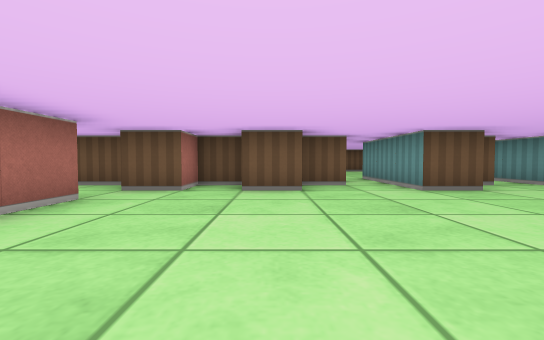
View 1 (above)

16 first-person views from a walk through a cub3D maze. The camera is about half as high as the walls, tilts 2° down and sees 90° across. The floor is counted in squares. Each view is taken from the middle of a square. On the plan, view 1 faces up. The plan holds only what a view shows up to about 9 squares ahead; the rest is blank.

View 2
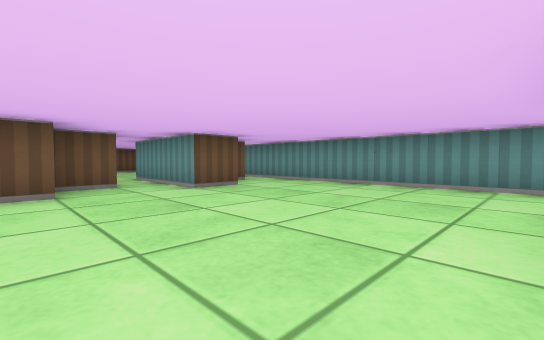

View 3
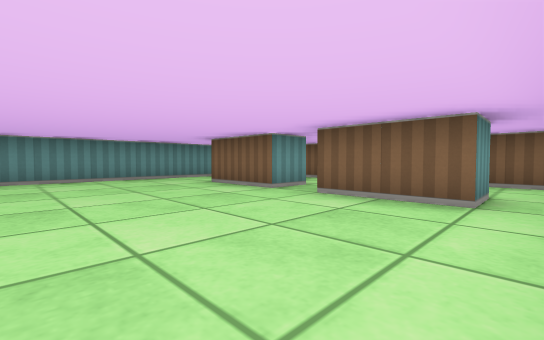

View 4
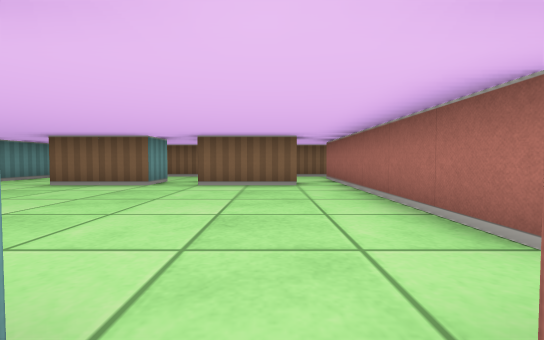

View 5
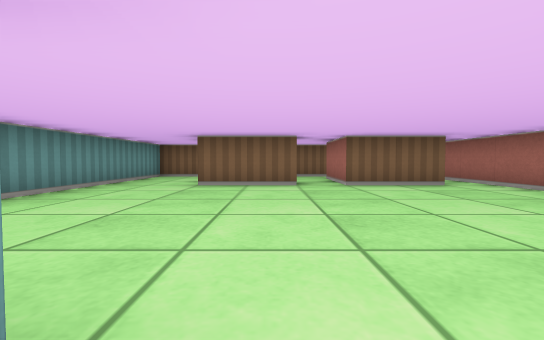

View 6
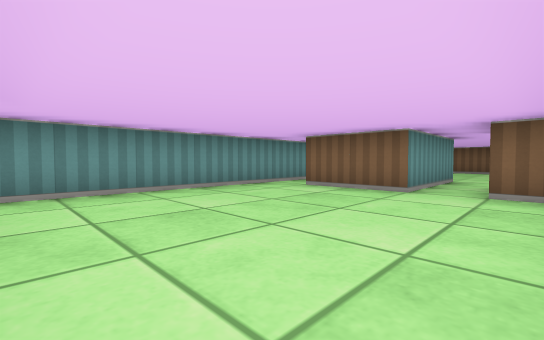

View 7
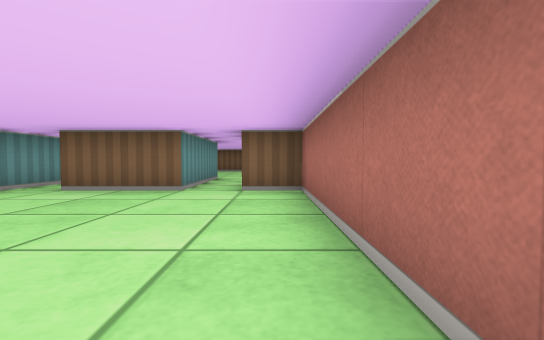

View 8
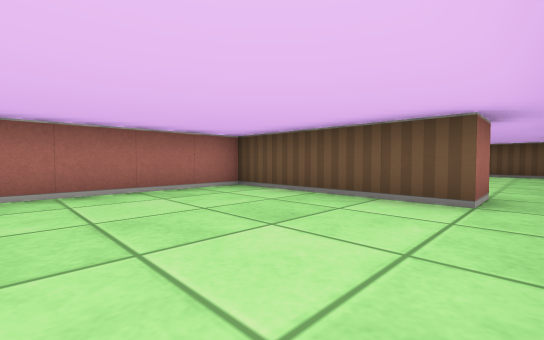

View 9
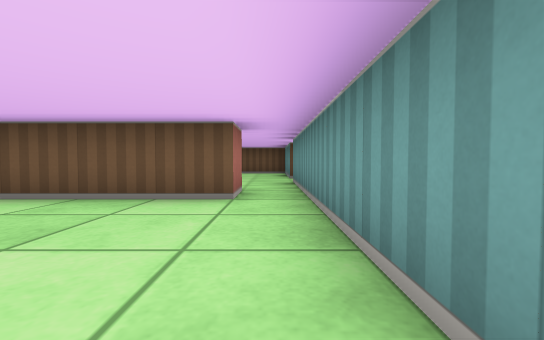

View 10
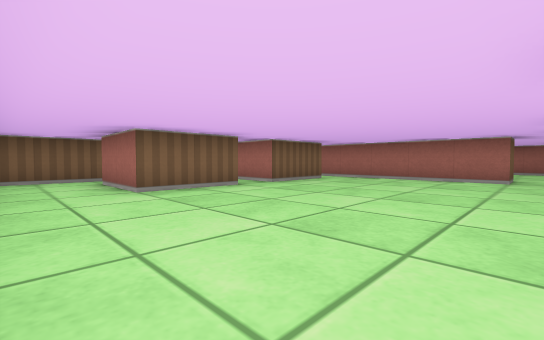

View 11
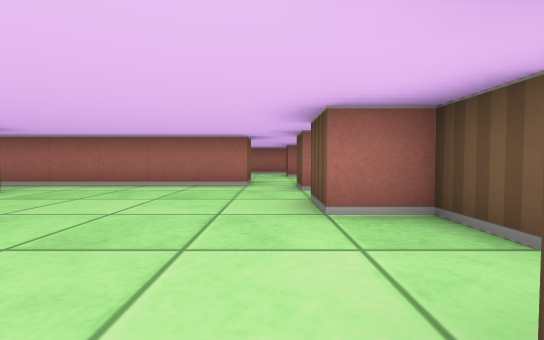

View 12
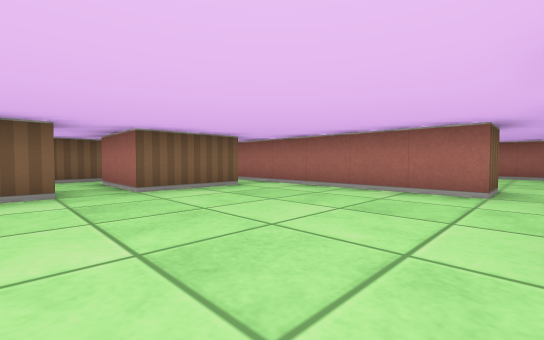

View 13
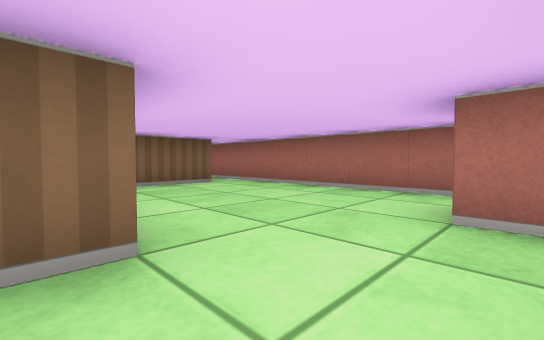

View 14
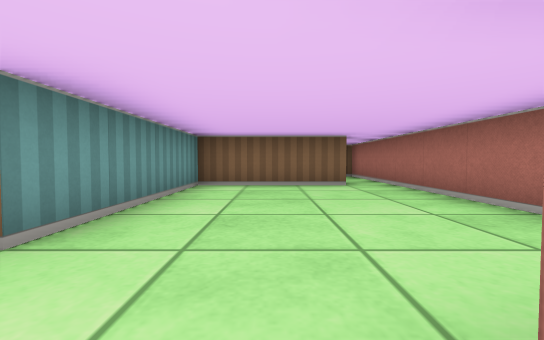

View 15
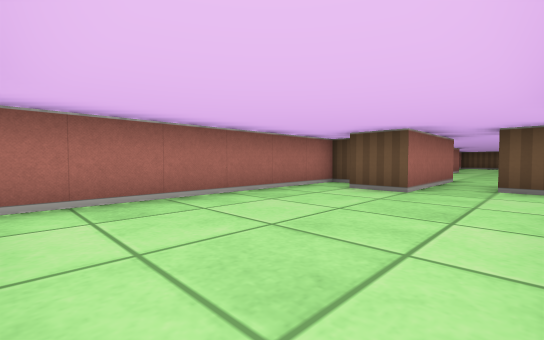

View 16
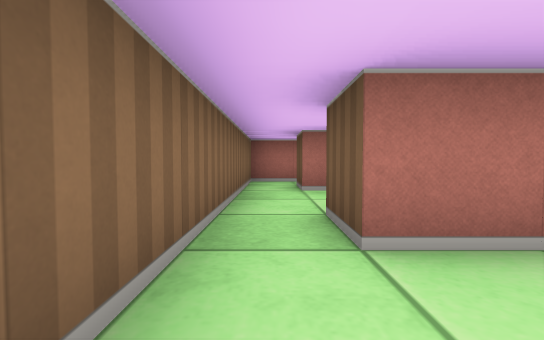

### Floor plan
Ten units are one square. View 1 is at (0, 0); x grows to the right and y downward. Boxes are objects, and circles mark ways between rooms. Rooms are numbered by the first view taken in them; rooms with no view inside come last. Other rooms are left out.
<svg viewBox="-80 -135 140 175">
<path fill="none" stroke="#000" d="M15 5 35 5 35 25M36 -45 25 -45 25 -75M16 -55 5 -55 5 -45 -5 -45M-15 5 5 5M-5 -55 -15 -55 -15 -45 -25 -45M-25 -35 -25 5M55 25 55 -75M25 -75 45 -75M45 -125 5 -125 5 -75 15 -75M55 -75 55 -125M-66 5 -35 5 -35 -35 -25 -35M-70 -55 -75 -55 -75 25M-30 -55 -45 -55M-55 -65 -55 -45 -65 -45M-15 15 -15 5M-24 35 -12 35M-25 5 -25 25M15 15 15 5M5 5 5 25M2 35 55 35 55 25M-55 20 -55 25 -65 25M-75 25 -75 35 -24 35M-25 25 -35 25"/>
<circle cx="35" cy="-70" r="3" fill="#2a7"/>
<circle cx="-30" cy="-40" r="3" fill="#2a7"/>
<circle cx="-20" cy="10" r="3" fill="#2a7"/>
<circle cx="10" cy="0" r="3" fill="#2a7"/>
<circle cx="45" cy="15" r="3" fill="#2a7"/>
<circle cx="-70" cy="15" r="3" fill="#2a7"/>
<circle cx="0" cy="30" r="3" fill="#2a7"/>
<circle cx="-30" cy="30" r="3" fill="#2a7"/>
<text x="20" y="-20">1</text>
<text x="30" y="-100">2</text>
<text x="-50" y="-20">3</text>
<text x="-10" y="20">4</text>
<text x="20" y="20">5</text>
<text x="-50" y="30">6</text>
</svg>
Room 1 opens to room 2. Room 1 opens to room 3. Room 1 opens to room 4. Room 1 opens to room 5. Room 3 opens to room 6. Room 4 opens to room 5. Room 4 opens to room 6.

Where each view was taken, in squares from view 1:
view 1: 0 up, 0 right, facing up
view 2: 0 up, 0 right, facing up-right
view 3: 3 up, 2 left, facing down-right
view 4: 5 up, 1 left, facing down
view 5: 5 up, 2 right, facing down
view 6: 12 up, 1 right, facing down-right
view 7: 12 up, 1 right, facing down
view 8: 9 up, 5 right, facing up-left
view 9: 9 up, 5 right, facing up
view 10: 4 up, 5 right, facing down-left
view 11: 4 up, 3 right, facing left
view 12: 4 up, 2 right, facing down-left
view 13: 5 up, 3 left, facing down-left
view 14: 5 up, 5 left, facing down
view 15: 0 up, 4 left, facing up-left
view 16: 3 down, 1 left, facing left
